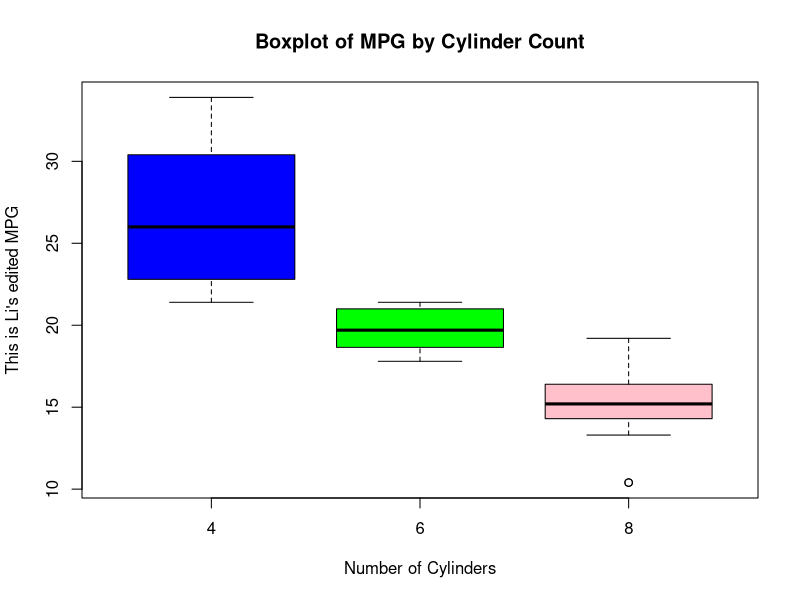

This figure's R source:
# data analysis script

# load dataset from the base R
data("mtcars")

# view the structure of the dataset
head(mtcars)

# summary statistics of the dataset
summary(mtcars) #Provides the summary statistics of mtcars

#anova to see if there is a significant difference in mpg based on the number of cylinders
anova_result <- lm(mpg ~ as.factor(cyl), data = mtcars)
summary(anova_result)

#plot the boxplot for mpg and cyl
boxplot(mtcars$mpg ~ mtcars$cyl,
        main = "Boxplot of MPG by Cylinder Count",
        xlab = "Number of Cylinders",
        ylab = "This is Li's edited MPG",
        col = c("blue", "green", "pink"))

#testing
